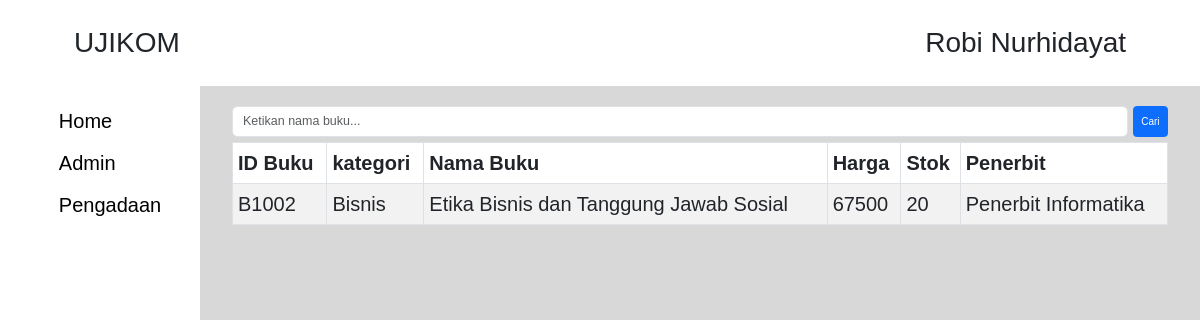
Page /index.php?cari=Etika Bisnis dan Tanggung Jawab Sosial on the committed database.
### tables this page shows
CREATE TABLE `t_buku` (
  `id` int(11) NOT NULL,
  `IdBuku` varchar(100) NOT NULL,
  `kategori` varchar(100) NOT NULL,
  `namaBuku` varchar(100) NOT NULL,
  `harga` int(11) NOT NULL,
  `stok` int(11) NOT NULL,
  `penerbit` varchar(100) NOT NULL
);

### index.php (the view, shortened to what this page needs)
<?php
require("config.php");
if(isset($_GET['cari'])){
    $cari = $_GET['cari'];
    $hasil = mysqli_query($conn,"select * from t_buku where namaBuku like '%".$cari."%'");
}else{
    $hasil = mysqli_query($conn,'SELECT * FROM t_buku');
}
?>
<!doctype html>
<html lang="en">
<head>
    <link href="https://cdn.jsdelivr.net/npm/bootstrap@5.3.0-alpha1/dist/css/bootstrap.min.css" rel="stylesheet"
>
    <link rel="stylesheet" href="styles/index.css">
</head>
<body>
    <div class="header">
        <div>
            <span>UJIKOM</span>
        </div>
        <div>
            <span>Robi Nurhidayat</span>
        </div>
    </div>
    <main class="main">
        <div class="sidebar">
            <ul class="list-menu">
                <li class="list-link"><a href="index.php"> Home</a></li>
                <li class="list-link"><a href="admin.php"> Admin</a></li>
                <li class="list-link"><a href="pengadaan.php">Pengadaan</a></li>
            </ul>
        </div>
        <div class="content">
            <div class="tabel__container">
                <form action="index.php" method="get" class="mb-2">
                    <div class="d-flex gap-2">
                        <input type="text" class="form-control form-control-lg" name="cari" id="cari"
                            placeholder="Ketikan nama buku...">
                        <button type="submit" class="btn btn-primary">Cari</button>
                    </div>
                </form>
                <table class="table table-striped table-hover table-bordered">
                    <thead>
                        <tr>
                            <th>ID Buku</th>
                            <th>kategori</th>
                            <th>Nama Buku</th>
                            <th>Harga</th>
                            <th>Stok</th>
                            <th>Penerbit</th>
                        </tr>
                    </thead>
                    <tbody>
                        <?php while($getBuku = mysqli_fetch_array($hasil)) { ?>
                        <tr>
                            <td><?php echo $getBuku['IdBuku']; ?></td>
                            <td><?php echo $getBuku['kategori']; ?></td>
                            <td><?php echo $getBuku['namaBuku']; ?></td>
                            <td><?php echo $getBuku['harga'] ?></td>
                            <td><?php echo $getBuku['stok'] ?></td>
                            <td><?php echo $getBuku['penerbit'] ?></td>
                        </tr>
                        <?php }?>
                    </tbody>
                </table>
            </div>
        </div>
    </main>
</body>
</html>

### styles/index.css (style rules this page uses)
* { padding: 0; margin: 0; box-sizing: border-box; }
body { font-family: sans-serif; font-size: 2rem !important; background-color: #d8d8d8; }
html { font-size: 62.5%; }
.header { display: flex; justify-content: space-between; padding: 2.2rem 7.4rem; font-size: 2.8rem; background-color: #fff; }
.main { display: grid; grid-template-columns: 1fr 5fr; height: 100vh; }
.sidebar { padding: 2rem 3.2rem; font-size: 2rem; background-color: #fff; display: flex; justify-content: center; align-items: flex-start; }
.sidebar ul li { list-style: none; }
.sidebar ul li a { text-decoration: none; list-style: none; }
.list-menu { display: flex; flex-direction: column; justify-content: flex-end; gap: 1.2rem; }
.content { display: flex; justify-content: flex-start; align-items: flex-start; padding: 2rem 3.2rem; gap: 1rem; }
.tabel__container { width: 100%; }
a { color: black; }
table { background-color: #fff; }

### rows in the picture
t_buku: IdBuku "B1002", kategori "Bisnis", namaBuku "Etika Bisnis dan Tanggung Jawab Sosial", harga "67500", stok "20", penerbit "Penerbit Informatika"
